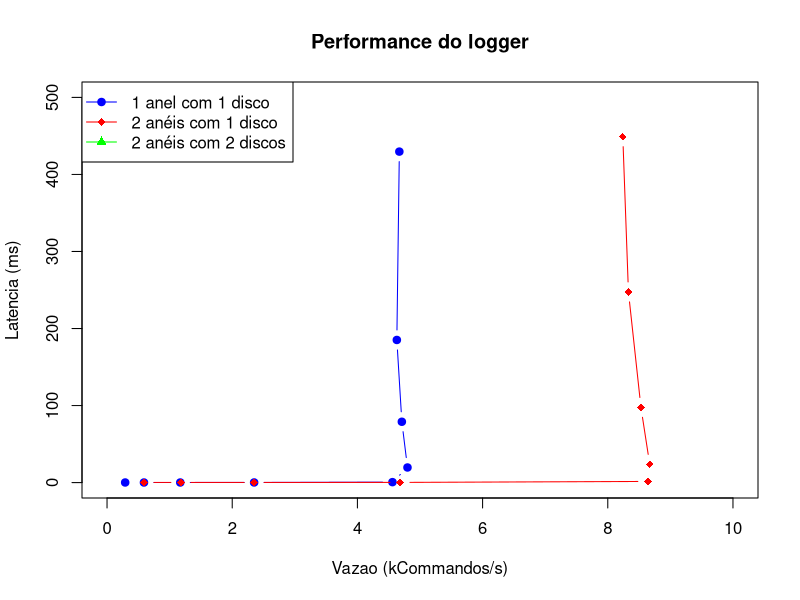

Write R code to recreate this figure.
# dec_throughputLogger (avg)(kCommands/s)
# dec_throughputLogger (med)(kCommands/s)
# dec_throughputLogger (p95)(kCommands/s)
# dec_latencyLogger (avg)(kCommands/s)
# dec_latencyLogger (med)(kCommands/s)
# dec_latencyLogger (p95)(kCommands/s)
#

title <- "Performance do logger"
max_x=10
max_y=500
one_ring <- "0.29,0.29,0.31,0.14,0.14,0.15,
0.59,0.59,0.61,0.15,0.12,0.26,
1.17,1.17,1.21,0.15,0.13,0.31,
2.34,2.35,2.39,0.26,0.17,0.52,
4.54,4.56,4.62,1.26,0.59,5.35,
4.75,4.80,4.86,24.06,19.61,61.94,
4.67,4.71,4.77,83.27,78.97,185.75,
4.56,4.63,4.67,197.80,185.15,454.87,
4.66,4.67,4.78,418.59,429.64,942.92,"

two_rings <- "0.59,0.59,0.61,0.19,0.20,0.30,
1.17,1.18,1.22,0.19,0.20,0.26,
2.34,2.35,2.38,0.22,0.21,0.43,
4.68,4.68,4.74,0.32,0.24,0.87,
8.60,8.64,8.83,2.89,1.50,10.87,
8.60,8.67,8.76,29.76,23.79,71.41,
8.48,8.53,8.66,100.11,97.58,210.52,
8.23,8.33,8.49,236.31,247.48,497.83,
8.22,8.24,8.42,460.58,449.01,1067.82,"

dat_one_ring <-read.csv(text=one_ring, header=FALSE)
dat_two_rings <-read.csv(text=two_rings, header=FALSE)

dataframe_one_ring <- data.frame(dat_one_ring)
dataframe_two_rings <- data.frame(dat_two_rings)

lst1 = list() 
lst2 = list() 
for(i in 1:ncol(dataframe_one_ring)) {     
  lst1[[i]] <- dataframe_one_ring[ , i]   
  lst2[[i]] <- dataframe_two_rings[ , i]   
}


names = c("1 anel com 1 disco", "2 anéis com 1 disco", "2 anéis com 2 discos")

plot(x=lst1[[2]], y=lst1[[5]], type='b', col="blue", pch=19, xlim=c(0,max_x), ylim=c(0,max_y), ylab="Latencia (ms)", xlab="Vazao (kCommandos/s)", main=title ) 

lines(x=lst2[[2]], y=lst2[[5]], type='b', col="red", pch=18)

#lines(x=lst1[[27]], y=lst1[[30]], type='b', col="green", pch=17)

legend("topleft", legend = names, col = c("blue", "red", "green","orange"), pch = c(19,18,17,16), lty = 1:1, cex = 1)